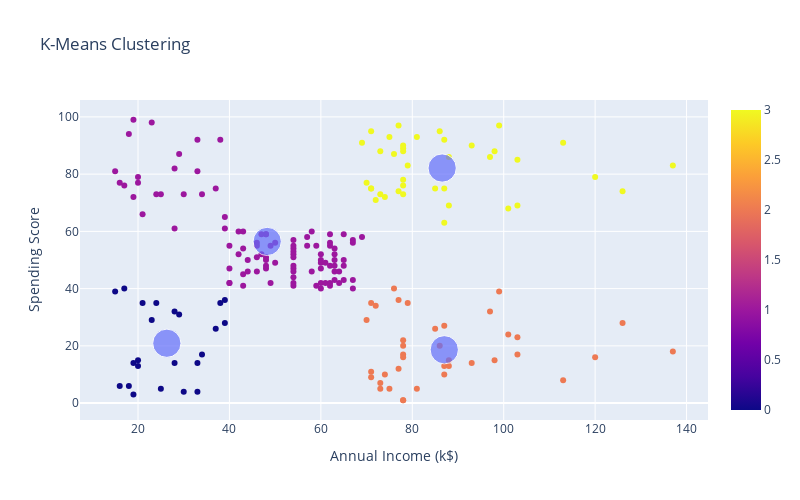

Notebook code for this chart:
### Code cell
graf1 = px.scatter(x = data[:,0], y = data[:,1], color=classification)
graf2 = px.scatter(x = centroids[:,0], y = centroids[:,1], size = [15, 15, 15, 15])
graf3 = go.Figure(data = graf1.data + graf2.data)
graf3.update_layout(width=800,height=500,title_text='K-Means Clustering')
graf3.update_xaxes(title = 'Annual Income (k$)	')
graf3.update_yaxes(title = 'Spending Score')
graf3.show()

### Figure 1 — Plotly figure (JSON) as saved in the notebook; plotly's stock layout.template omitted (floating-point values rounded to 4 significant figures; data arrays with more than 128 entries replaced by an {"elided": "..."} marker saying what was removed)
{"data": [{"hovertemplate": "x=%{x}<br>y=%{y}<br>color=%{marker.color}<extra></extra>", "legendgroup": "", "marker": {"color": {"elided": "200 int values"}, "coloraxis": "coloraxis", "symbol": "circle"}, "mode": "markers", "name": "", "orientation": "v", "showlegend": false, "type": "scatter", "x": {"elided": "200 int values"}, "xaxis": "x", "y": {"elided": "200 int values"}, "yaxis": "y"}, {"hovertemplate": "x=%{x}<br>y=%{y}<br>size=%{marker.size}<extra></extra>", "legendgroup": "", "marker": {"color": "#636efa", "size": [15, 15, 15, 15], "sizemode": "area", "sizeref": 0.0375, "symbol": "circle"}, "mode": "markers", "name": "", "orientation": "v", "showlegend": false, "type": "scatter", "x": [26.3, 48.26, 87.0, 86.54], "xaxis": "x", "y": [20.91, 56.48, 18.63, 82.13], "yaxis": "y"}], "layout": {"height": 500, "title": {"text": "K-Means Clustering"}, "width": 800, "xaxis": {"title": {"text": "Annual Income (k$)\t"}}, "yaxis": {"title": {"text": "Spending Score"}}}}
